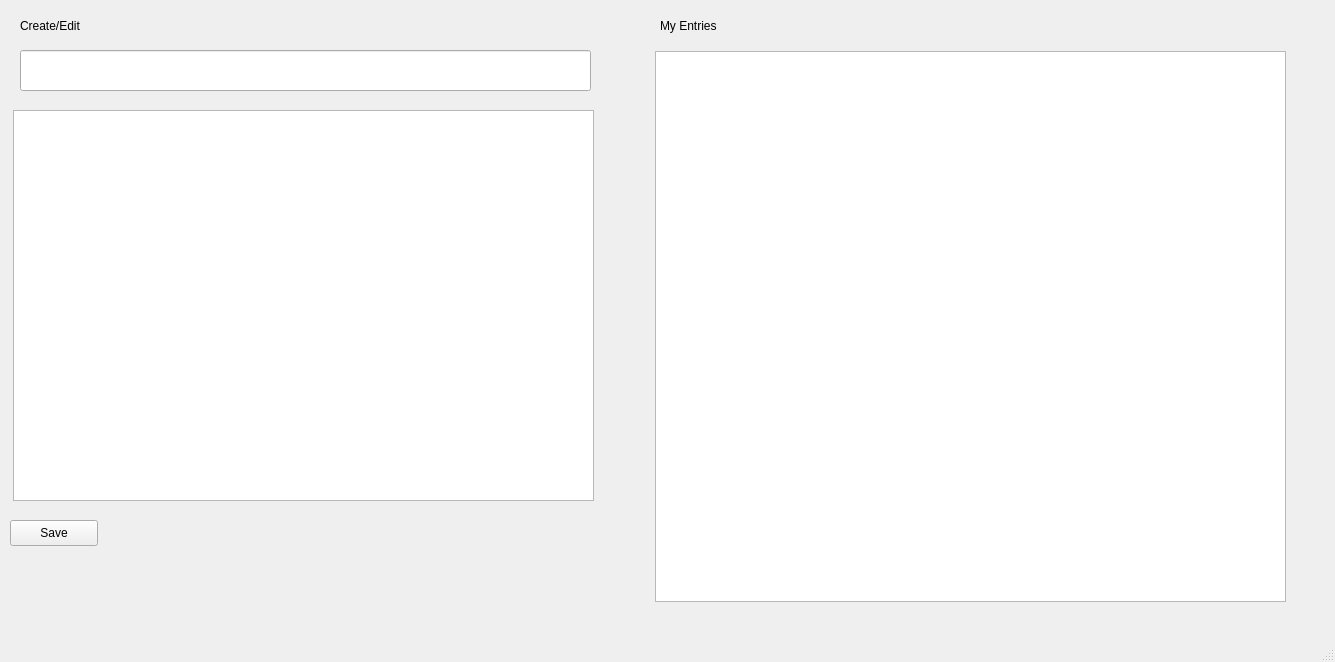
<?xml version="1.0" encoding="UTF-8"?>
<ui version="4.0">
 <class>MainWindow</class>
 <widget class="QMainWindow" name="MainWindow">
  <property name="geometry">
   <rect>
    <x>0</x>
    <y>0</y>
    <width>1335</width>
    <height>662</height>
   </rect>
  </property>
  <property name="windowTitle">
   <string>MainWindow</string>
  </property>
  <widget class="QWidget" name="centralwidget">
   <widget class="QPushButton" name="pushButton">
    <property name="geometry">
     <rect>
      <x>10</x>
      <y>520</y>
      <width>88</width>
      <height>26</height>
     </rect>
    </property>
    <property name="text">
     <string>Save</string>
    </property>
   </widget>
   <widget class="QLineEdit" name="tlineEdit">
    <property name="geometry">
     <rect>
      <x>20</x>
      <y>50</y>
      <width>571</width>
      <height>41</height>
     </rect>
    </property>
   </widget>
   <widget class="QTextEdit" name="entryTEdit">
    <property name="geometry">
     <rect>
      <x>13</x>
      <y>110</y>
      <width>581</width>
      <height>391</height>
     </rect>
    </property>
   </widget>
   <widget class="QListWidget" name="listWidget">
    <property name="geometry">
     <rect>
      <x>655</x>
      <y>51</y>
      <width>631</width>
      <height>551</height>
     </rect>
    </property>
   </widget>
   <widget class="QLabel" name="entriesLabel">
    <property name="geometry">
     <rect>
      <x>660</x>
      <y>10</y>
      <width>161</width>
      <height>31</height>
     </rect>
    </property>
    <property name="text">
     <string>My Entries</string>
    </property>
   </widget>
   <widget class="QLabel" name="create_edit">
    <property name="geometry">
     <rect>
      <x>20</x>
      <y>10</y>
      <width>161</width>
      <height>31</height>
     </rect>
    </property>
    <property name="text">
     <string>Create/Edit</string>
    </property>
   </widget>
  </widget>
  <widget class="QMenuBar" name="menubar">
   <property name="geometry">
    <rect>
     <x>0</x>
     <y>0</y>
     <width>1335</width>
     <height>23</height>
    </rect>
   </property>
  </widget>
  <widget class="QStatusBar" name="statusbar"/>
 </widget>
 <resources/>
 <connections/>
</ui>
